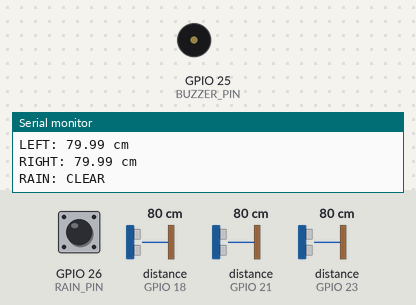
The sketch below on a simulated ESP32. On the bench: buzzer (waves = sounding, pin HIGH), the last lines printed to the serial monitor. Wiring (inferred from the names in the program): 3 × ultrasonic range finder: trigger GPIO 5, echo GPIO 18 / trigger GPIO 19, echo GPIO 21 / trigger GPIO 22, echo GPIO 23. Inputs (shaded band) come from the test bench; at power-on: distance to the obstacle (sensors on GPIO 18, GPIO 21, GPIO 23) 80 cm, GPIO 26 (RAIN_PIN) HIGH. The echo pulse lasts 58.3 µs per cm; the audio player accepts every command and is not drawn; pins used as bus, display or sensor lines are not drawn.

Above: at 1.7 s.
1.8 s: distance to the obstacle (sensor on GPIO 18) set to 22 cm
3.4 s: distance to the obstacle (sensor on GPIO 18) set to 18 cm
At 3.95 s:
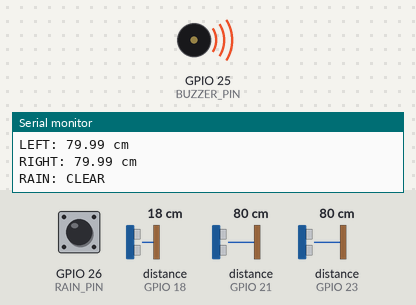
6.4 s: GPIO 26 (RAIN_PIN) pulled LOW for 0.2 s
9.4 s: distance to the obstacle (sensor on GPIO 18) set to 35 cm
10.9 s: distance to the obstacle (sensor on GPIO 21) set to 23 cm
12.5 s: distance to the obstacle (sensor on GPIO 21) set to 18 cm
At 12.98 s:
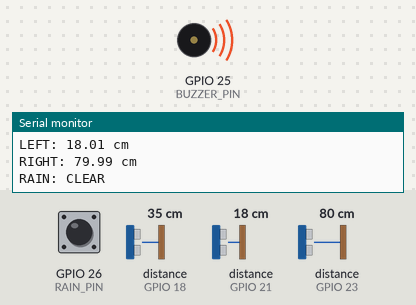
Timing chart, 0 to 16.5 s (numbered marks = the images above; inputs shaded):
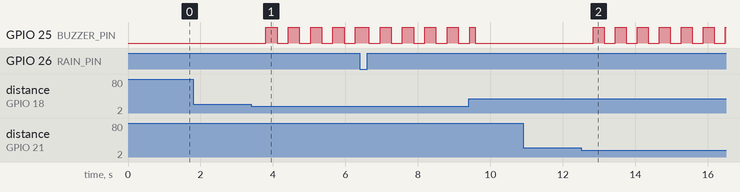

Measured:
- the behaviour switches between 21 and 20 cm on distance to the obstacle (sensor on GPIO 18) (found by bisection; images 0 and 1)
- the behaviour switches between 21 and 20 cm on distance to the obstacle (sensor on GPIO 21) (found by bisection; images 1 and 2)
- after the input at 3.4 s, GPIO 25 (BUZZER_PIN): alternates HIGH for 0.31 s and LOW for 0.31 s, starting after 0.40 s
- after the input at 12.5 s, GPIO 25 (BUZZER_PIN): alternates HIGH for 0.30 s and LOW for 0.30 s, starting after 0.33 s

The sketch:

final.ino
```cpp
#include <Arduino.h>
#include <DFRobotDFPlayerMini.h>

// ==========================================
// ESP32 COMPLETE VOICE + BUZZER SYSTEM
// ==========================================

// FRONT ULTRASONIC
#define FRONT_TRIG 5
#define FRONT_ECHO 18

// LEFT ULTRASONIC
#define LEFT_TRIG 19
#define LEFT_ECHO 21

// RIGHT ULTRASONIC
#define RIGHT_TRIG 22
#define RIGHT_ECHO 23

// RAIN SENSOR
#define RAIN_PIN 26

// BUZZER
#define BUZZER_PIN 25

// DFPLAYER MINI
#define DF_RX 16
#define DF_TX 17

// SETTINGS
#define DETECTION_DISTANCE 20
#define RAIN_ACTIVE LOW

// BUZZER SETTINGS
#define BUZZER_INTERVAL 250

// DFPLAYER
HardwareSerial dfSerial(2);
DFRobotDFPlayerMini player;

bool playerReady = false;

// ALERT STATES
// 0 = CLEAR
// 1 = FRONT
// 2 = LEFT
// 3 = RIGHT
// 4 = RAIN

int currentAlert = -1;

// BUZZER TIMING
unsigned long previousBuzzerMillis = 0;
bool buzzerState = false;

// ==========================================
// ULTRASONIC DISTANCE
// ==========================================

float getDistance(int trigPin, int echoPin) {

  digitalWrite(trigPin, LOW);
  delayMicroseconds(3);

  digitalWrite(trigPin, HIGH);
  delayMicroseconds(10);

  digitalWrite(trigPin, LOW);

  long duration = pulseIn(echoPin, HIGH, 25000);

  if (duration == 0) {
    return 999;
  }

  return duration * 0.0343 / 2;
}

// ==========================================
// VOICE ALERT
// ==========================================

void playAlert(int direction) {

  if (!playerReady) return;

  switch (direction) {

    case 1:
      Serial.println("FRONT ALERT - FS");
      player.playMp3Folder(1);
      break;

    case 2:
      Serial.println("LEFT ALERT - LS");
      player.playMp3Folder(2);
      break;

    case 3:
      Serial.println("RIGHT ALERT - RS");
      player.playMp3Folder(3);
      break;

    case 4:
      Serial.println("RAIN ALERT");
      player.playMp3Folder(4);
      break;
  }
}

// ==========================================
// BUZZER CONTROL
// ==========================================

void buzzerControl(bool alert) {

  if (alert) {

    unsigned long now = millis();

    if (now - previousBuzzerMillis >= BUZZER_INTERVAL) {

      previousBuzzerMillis = now;

      buzzerState = !buzzerState;

      digitalWrite(BUZZER_PIN, buzzerState);
    }

  } else {

    digitalWrite(BUZZER_PIN, LOW);

    buzzerState = false;
    previousBuzzerMillis = millis();
  }
}

// ==========================================
// SETUP
// ==========================================

void setup() {

  Serial.begin(115200);

  // Ultrasonic pins
  pinMode(FRONT_TRIG, OUTPUT);
  pinMode(FRONT_ECHO, INPUT);

  pinMode(LEFT_TRIG, OUTPUT);
  pinMode(LEFT_ECHO, INPUT);

  pinMode(RIGHT_TRIG, OUTPUT);
  pinMode(RIGHT_ECHO, INPUT);

  // Rain sensor
  pinMode(RAIN_PIN, INPUT_PULLUP);

  // Buzzer
  pinMode(BUZZER_PIN, OUTPUT);
  digitalWrite(BUZZER_PIN, LOW);

  // DFPlayer
  dfSerial.begin(9600, SERIAL_8N1, DF_RX, DF_TX);

  Serial.println("Initializing DFPlayer...");

  if (player.begin(dfSerial)) {

    playerReady = true;

    player.volume(25);
    player.EQ(DFPLAYER_EQ_NORMAL);

    Serial.println("DFPlayer READY!");

  } else {

    Serial.println("DFPlayer ERROR!");
  }

  Serial.println("==============================");
  Serial.println("COMPLETE WARNING SYSTEM READY");
  Serial.println("==============================");
}

// ==========================================
// MAIN LOOP
// ==========================================

void loop() {

  // READ FRONT
  float frontDistance =
    getDistance(FRONT_TRIG, FRONT_ECHO);

  delay(40);

  // READ LEFT
  float leftDistance =
    getDistance(LEFT_TRIG, LEFT_ECHO);

  delay(40);

  // READ RIGHT
  float rightDistance =
    getDistance(RIGHT_TRIG, RIGHT_ECHO);

  delay(40);

  // READ RAIN
  bool rainDetected =
    (digitalRead(RAIN_PIN) == RAIN_ACTIVE);

  // DETECTION
  bool frontDetected =
    frontDistance <= DETECTION_DISTANCE;

  bool leftDetected =
    leftDistance <= DETECTION_DISTANCE;

  bool rightDetected =
    rightDistance <= DETECTION_DISTANCE;

  // ========================================
  // SERIAL MONITOR
  // ========================================

  Serial.println("\n------ SENSOR STATUS ------");

  Serial.print("FRONT: ");
  Serial.print(frontDistance);
  Serial.println(" cm");

  Serial.print("LEFT: ");
  Serial.print(leftDistance);
  Serial.println(" cm");

  Serial.print("RIGHT: ");
  Serial.print(rightDistance);
  Serial.println(" cm");

  Serial.print("RAIN: ");
  Serial.println(rainDetected ? "DETECTED" : "CLEAR");

  // ========================================
  // ALERT PRIORITY
  // RAIN > FRONT > LEFT > RIGHT
  // ========================================

  int detectedDirection = 0;

  if (rainDetected) {

    detectedDirection = 4;

  } else if (frontDetected) {

    detectedDirection = 1;

  } else if (leftDetected) {

    detectedDirection = 2;

  } else if (rightDetected) {

    detectedDirection = 3;

  }

  // ========================================
  // VOICE ALERT
  // ========================================

  if (detectedDirection != currentAlert) {

    currentAlert = detectedDirection;

    if (currentAlert == 0) {

      Serial.println("SYSTEM CLEAR");

    } else {

      playAlert(currentAlert);
    }
  }

  // ========================================
  // BUZZER ALERT
  // ========================================

  buzzerControl(detectedDirection != 0);

  delay(20);
}
```
